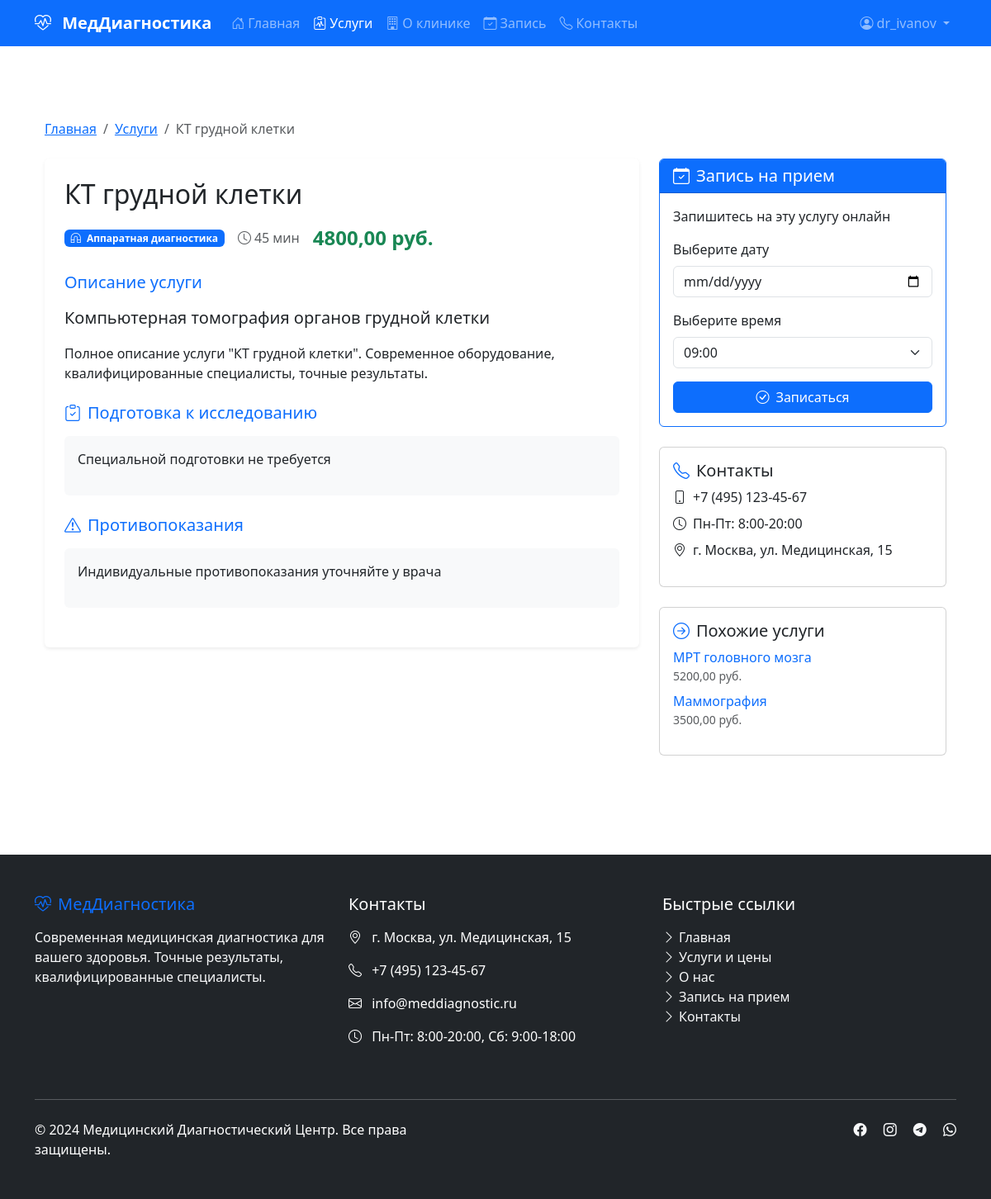
The page /services/-1/ (signed in) on the database its author committed.
### accounts/models.py (models this page shows, shortened)
class CustomUser(AbstractUser):
    phone = models.CharField(
        max_length=20,
        verbose_name="Телефон",
        blank=True,
        null=True
    )
    birth_date = models.DateField(
        verbose_name="Дата рождения",
        blank=True,
        null=True
    )
    address = models.TextField(
        verbose_name="Адрес",
        blank=True,
        null=True
    )
    medical_card_number = models.CharField(
        max_length=50,
        verbose_name="Номер медицинской карты",
        blank=True,
        null=True
    )
    blood_type = models.CharField(
        max_length=5,
        verbose_name="Группа крови",
        blank=True,
        null=True
    )
    is_patient = models.BooleanField(
        default=True,
        verbose_name="Является пациентом"
    )
    is_doctor = models.BooleanField(
        default=False,
        verbose_name="Является врачом"
    )
    class Meta:
        verbose_name = "Пользователь"
        verbose_name_plural = "Пользователи"

### services/models.py (models this page shows, shortened)
class Service(models.Model):
    name = models.CharField(max_length=200, verbose_name="Название услуги")
    slug = models.SlugField(max_length=200, unique=True, blank=True, verbose_name="URL")
    category = models.ForeignKey(ServiceCategory, on_delete=models.CASCADE,
                                 related_name='services', verbose_name="Категория")
    description = models.TextField(verbose_name="Описание")
    full_description = models.TextField(blank=True, verbose_name="Полное описание")
    price = models.DecimalField(max_digits=10, decimal_places=2, verbose_name="Цена")
    duration = models.PositiveIntegerField(verbose_name="Длительность (мин)")
    preparation = models.TextField(blank=True, verbose_name="Подготовка к процедуре")
    contraindications = models.TextField(blank=True, verbose_name="Противопоказания")
    image = models.ImageField(upload_to='services/', blank=True, null=True,
                              verbose_name="Изображение")
    is_active = models.BooleanField(default=True, verbose_name="Активна")
    created_at = models.DateTimeField(auto_now_add=True, verbose_name="Дата создания")
    updated_at = models.DateTimeField(auto_now=True, verbose_name="Дата обновления")
    class Meta:
        verbose_name = "Услуга"
        verbose_name_plural = "Услуги"
        ordering = ['name']

class ServiceCategory(models.Model):
    name = models.CharField(max_length=100, verbose_name="Название категории")
    description = models.TextField(blank=True, verbose_name="Описание")
    icon = models.CharField(max_length=50, default="bi-heart",
                            verbose_name="Иконка Bootstrap",
                            help_text="Например: bi-heart, bi-activity, bi-eyedropper")
    class Meta:
        verbose_name = "Категория услуг"
        verbose_name_plural = "Категории услуг"
        ordering = ['name']

### services/views.py (the view)
# urls.py: path('<slug:slug>/', views.service_detail, name='detail'),
def service_detail(request, slug):
    service = get_object_or_404(Service, slug=slug, is_active=True)
    similar_services = Service.objects.filter(
        category=service.category,
        is_active=True
    ).exclude(id=service.id)[:5]
    context = {
        'title': service.name,
        'service': service,
        'similar_services': similar_services,
        'today': timezone.now().date(),
    }
    return render(request, 'services/detail.html', context)

### templates/services/detail.html (shortened to what this page needs)
{% extends 'base/base.html' %}
{% block content %}
<div class="container py-5">
    <nav aria-label="breadcrumb" class="mb-4">
        <ol class="breadcrumb">
            <li class="breadcrumb-item"><a href="{% url 'home' %}">Главная</a></li>
            <li class="breadcrumb-item"><a href="{% url 'services:list' %}">Услуги</a></li>
            <li class="breadcrumb-item active">{{ service.name }}</li>
        </ol>
    </nav>
    <div class="row">
        <div class="col-lg-8">
            <div class="card border-0 shadow-sm mb-4">
                <div class="card-body p-4">
                    <h1 class="card-title h2 mb-3">{{ service.name }}</h1>
                    <div class="d-flex align-items-center mb-4">
                        <span class="badge bg-primary me-3">
                            <i class="bi {{ service.category.icon }} me-1"></i>
                            {{ service.category.name }}
                        </span>
                        <span class="text-muted me-3">
                            <i class="bi bi-clock me-1"></i>{{ service.duration }} мин
                        </span>
                        <span class="fs-4 fw-bold text-success">
                            {{ service.price }} руб.
                        </span>
                    </div>
                    <div class="mb-4">
                        <h4 class="h5 text-primary mb-3">Описание услуги</h4>
                        <p class="lead">{{ service.description }}</p>
                        {% if service.full_description %}
                        <div class="mt-3">
                            {{ service.full_description|linebreaks }}
                        </div>
                        {% endif %}
                    </div>
                    {% if service.preparation %}
                    <div class="mb-4">
                        <h4 class="h5 text-primary mb-3">
                            <i class="bi bi-clipboard-check me-2"></i>Подготовка к исследованию
                        </h4>
                        <div class="bg-light p-3 rounded">
                            {{ service.preparation|linebreaks }}
                        </div>
                    </div>
                    {% endif %}
                    {% if service.contraindications %}
                    <div class="mb-4">
                        <h4 class="h5 text-primary mb-3">
                            <i class="bi bi-exclamation-triangle me-2"></i>Противопоказания
                        </h4>
                        <div class="bg-light p-3 rounded">
                            {{ service.contraindications|linebreaks }}
                        </div>
                    </div>
                    {% endif %}
                </div>
            </div>
        </div>
        <div class="col-lg-4">
            <div class="sticky-top" style="top: 20px;">
                <div class="card border-primary mb-4">
                    <div class="card-header bg-primary text-white">
                        <h5 class="mb-0">
                            <i class="bi bi-calendar-check me-2"></i>Запись на прием
                        </h5>
                    </div>
                    <div class="card-body">
                        <p class="card-text">Запишитесь на эту услугу онлайн</p>
                        <div class="mb-3">
                            <label class="form-label">Выберите дату</label>
                            <input type="date" class="form-control">
                        </div>
                        <div class="mb-3">
                            <label class="form-label">Выберите время</label>
                            <select class="form-select">
                                <option>09:00</option>
                            </select>
                        </div>
                        <button class="btn btn-primary w-100">
                            <i class="bi bi-check-circle me-2"></i>Записаться
                        </button>
                    </div>
                </div>
                <div class="card mb-4">
                    <div class="card-body">
                        <h5 class="card-title">
                            <i class="bi bi-telephone text-primary me-2"></i>Контакты
                        </h5>
                        <ul class="list-unstyled">
                            <li class="mb-2">
                                <i class="bi bi-phone me-2"></i>+7 (495) 123-45-67
                            </li>
                            <li class="mb-2">
                                <i class="bi bi-clock me-2"></i>Пн-Пт: 8:00-20:00
                            </li>
                            <li>
                                <i class="bi bi-geo-alt me-2"></i>г. Москва, ул. Медицинская, 15
                            </li>
                        </ul>
                    </div>
                </div>
                {% if similar_services %}
                <div class="card">
                    <div class="card-body">
                        <h5 class="card-title">
                            <i class="bi bi-arrow-right-circle text-primary me-2"></i>Похожие услуги
                        </h5>
                        <ul class="list-unstyled">
                            {% for similar in similar_services %}
                            <li class="mb-2">
                                <a href="{% url 'services:detail' similar.slug %}"
                                   class="text-decoration-none">
                                    {{ similar.name }}
                                </a>
                                <span class="text-muted small d-block">{{ similar.price }} руб.</span>
                            </li>
                            {% endfor %}
                        </ul>
                    </div>
                </div>
                {% endif %}
            </div>
        </div>
    </div>
</div>
{% endblock %}

### templates/base/base.html (shortened to what this page needs)
<!DOCTYPE html>
<html lang="ru">
<head>
    <link href="https://cdn.jsdelivr.net/npm/bootstrap@5.3.0/dist/css/bootstrap.min.css" rel="stylesheet">
    <link rel="stylesheet" href="https://cdn.jsdelivr.net/npm/bootstrap-icons@1.10.0/font/bootstrap-icons.css">
    <link href="/static/css/style.css" rel="stylesheet">
</head>
<body>
    <nav class="navbar navbar-expand-lg navbar-dark bg-primary sticky-top">
        <div class="container">
            <a class="navbar-brand" href="{% url 'home' %}">
                <i class="bi bi-heart-pulse me-2"></i>
                <span class="fw-bold">МедДиагностика</span>
            </a>
            <div class="collapse navbar-collapse" id="navbarNav">
                <ul class="navbar-nav me-auto">
                    <li class="nav-item">
                        <a class="nav-link {% if request.path == '/' %}active{% endif %}" href="{% url 'home' %}">
                            <i class="bi bi-house-door me-1"></i>Главная
                        </a>
                    </li>
                    <li class="nav-item">
                        <a class="nav-link {% if 'services' in request.path %}active{% endif %}" href="{% url 'services:list' %}">
                            <i class="bi bi-clipboard-pulse me-1"></i>Услуги
                        </a>
                    </li>
                    <li class="nav-item">
                        <a class="nav-link {% if 'about' in request.path %}active{% endif %}" href="{% url 'about' %}">
                            <i class="bi bi-building me-1"></i>О клинике
                        </a>
                    </li>
                    <li class="nav-item">
                       <a class="nav-link {% if 'appointments' in request.path %}active{% endif %}"
                          href="{% url 'appointments:list' %}">
                           <i class="bi bi-calendar-check me-1"></i>Запись
                       </a>
                    </li>
                    <li class="nav-item">
                        <a class="nav-link {% if 'contacts' in request.path %}active{% endif %}" href="{% url 'contacts' %}">
                            <i class="bi bi-telephone me-1"></i>Контакты
                        </a>
                    </li>
                </ul>
                <div class="navbar-nav">
                    {% if user.is_authenticated %}
                        <div class="nav-item dropdown">
                            <a class="nav-link dropdown-toggle" href="#" role="button" data-bs-toggle="dropdown">
                                <i class="bi bi-person-circle me-1"></i>{{ user.username }}
                            </a>
                        </div>
                    {% else %}
                        <a class="nav-link" href="{% url 'login' %}">
                            <i class="bi bi-box-arrow-in-right me-1"></i>Войти
                        </a>
                    {% endif %}
                </div>
            </div>
        </div>
    </nav>
    <main class="container py-4">
        {% block content %}{% endblock %}
    </main>
    <footer class="bg-dark text-white py-5 mt-5">
        <div class="container">
            <div class="row">
                <div class="col-md-4 mb-4">
                    <h5 class="text-primary mb-3">
                        <i class="bi bi-heart-pulse me-2"></i>МедДиагностика
                    </h5>
                    <p class="text-light">Современная медицинская диагностика для вашего здоровья. Точные результаты, квалифицированные специалисты.</p>
                </div>
                <div class="col-md-4 mb-4">
                    <h5 class="mb-3">Контакты</h5>
                    <p><i class="bi bi-geo-alt me-2"></i> г. Москва, ул. Медицинская, 15</p>
                    <p><i class="bi bi-telephone me-2"></i> +7 (495) 123-45-67</p>
                    <p><i class="bi bi-envelope me-2"></i> info@meddiagnostic.ru</p>
                    <p><i class="bi bi-clock me-2"></i> Пн-Пт: 8:00-20:00, Сб: 9:00-18:00</p>
                </div>
                <div class="col-md-4 mb-4">
                    <h5 class="mb-3">Быстрые ссылки</h5>
                    <ul class="list-unstyled">
                        <li><a href="{% url 'home' %}" class="text-light text-decoration-none"><i class="bi bi-chevron-right me-1"></i>Главная</a></li>
                        <li><a href="{% url 'services:list' %}" class="text-light text-decoration-none"><i class="bi bi-chevron-right me-1"></i>Услуги и цены</a></li>
                        <li><a href="{% url 'about' %}" class="text-light text-decoration-none"><i class="bi bi-chevron-right me-1"></i>О нас</a></li>
                        <li><a href="#" class="text-light text-decoration-none"><i class="bi bi-chevron-right me-1"></i>Запись на прием</a></li>
                        <li><a href="{% url 'contacts' %}" class="text-light text-decoration-none"><i class="bi bi-chevron-right me-1"></i>Контакты</a></li>
                    </ul>
                </div>
            </div>
            <hr class="bg-light my-4">
            <div class="row">
                <div class="col-md-6">
                    <p class="mb-0">&copy; 2024 Медицинский Диагностический Центр. Все права защищены.</p>
                </div>
                <div class="col-md-6 text-md-end">
                    <a href="#" class="text-light me-3"><i class="bi bi-facebook"></i></a>
                    <a href="#" class="text-light me-3"><i class="bi bi-instagram"></i></a>
                    <a href="#" class="text-light me-3"><i class="bi bi-telegram"></i></a>
                    <a href="#" class="text-light"><i class="bi bi-whatsapp"></i></a>
                </div>
            </div>
        </div>
    </footer>
</body>
</html>

### rows shown on the page
CustomUser: username "dr_ivanov"
Service: name "КТ грудной клетки", category.name "Аппаратная диагностика", duration "45", price "4800,00", description "Компьютерная томография органов грудной клетки", full_description "Полное описание услуги \"КТ грудной клетки\". Современное оборудование, квалифицированные специалисты, точные результаты.", preparation "Специальной подготовки не требуется", contraindications "Индивидуальные противопоказания уточняйте у врача"
Service: name "МРТ головного мозга", price "5200,00"
Service: name "Маммография", price "3500,00"
